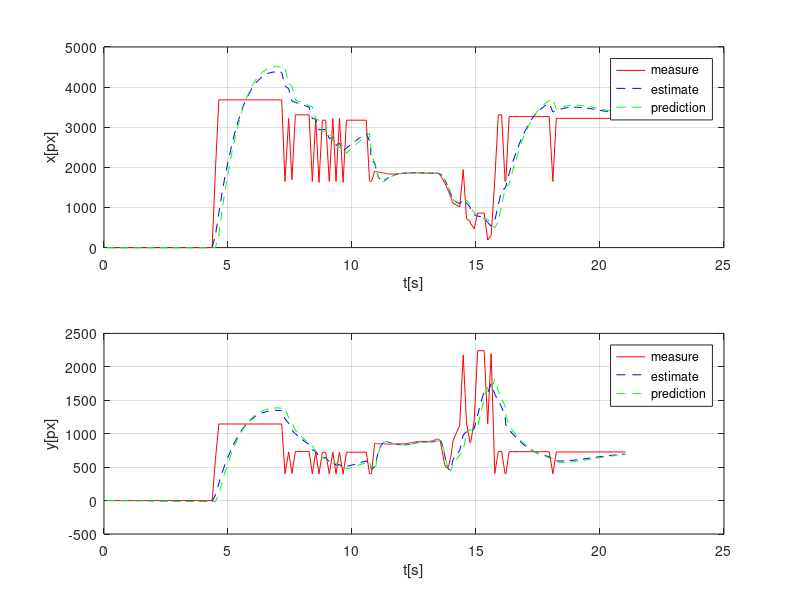

The MATLAB source for this figure:
% Michael Garstka
% Test Kalman-Filter
clear all
load sample_data_throw.mat;
% define sampling time
Ts = 0.022;
% define matrizes
A = [1 0 Ts 0; 0 1 0 Ts; 0 0 1 0; 0 0 0 1];
B = [0;0;0;-1];
C = [1 0 0 0; 0 1 0 0];
D = 0;

% define covariance matrizes
Q = [   Ts^3/15,    0,      Ts^2/10,    0;
        0,       Ts^3/15,   0,          Ts^2/10;
        Ts^2/10,   0,       Ts/5,       0;
        0,       Ts^2/10,   0,          Ts/5]   ; %4x4
R = diag([10^-2,10^-2]); %2x2
P = diag([1000,1000,1000,1000]);

% define constants
g = 9.81;
u = g;

% initialize data arrays
x_pre = zeros(4,length(t)+1); % prediction step
x_est = zeros(4,length(t)+1); % estimation step
% "measured values"
z_meas = [x';y'];
% define initial states
x_est(:,1) = [x(1,1);y(1,1);0;0];
x_pre(:,1) = [x(1,1);y(1,1);0;0];


% Kalman filter loop
for k=1:length(t)-1
    
    % calculate prediction state vector
    x_pre(:,k+1) = A*x_est(:,k) + B*u;
    % predict covariance matrix P
    P = A * P * A' + Q;
    % calculate Kalman Gain
    K = (P*C')/(C*P*C'+R);
    % calculate estimated state vector
    x_est(:,k+1) = x_pre(:,k+1) + K*(z_meas(:,k+1)-C*x_pre(:,k+1));
    % calculate estimated covariance
    P = (eye(4)-K*C)*P;
end

% evaluate results
figure(3);
title('Kalman Filter Applied to measured positon values')
subplot(2,1,1)
plot(t,x,'r',t,x_est(1,1:end-1),'b--',t,x_pre(1,1:end-1),'g--');
grid on; xlabel('t[s]'),ylabel('x[px]');
legend('measure','estimate','prediction','Location','Best');
subplot(2,1,2)
plot(t,y,'r',t,x_est(2,1:end-1),'b--',t,x_pre(2,1:end-1),'g--');grid on; xlabel('t[s]'),ylabel('y[px]');
legend('measure','estimate','prediction','Location','Best');
